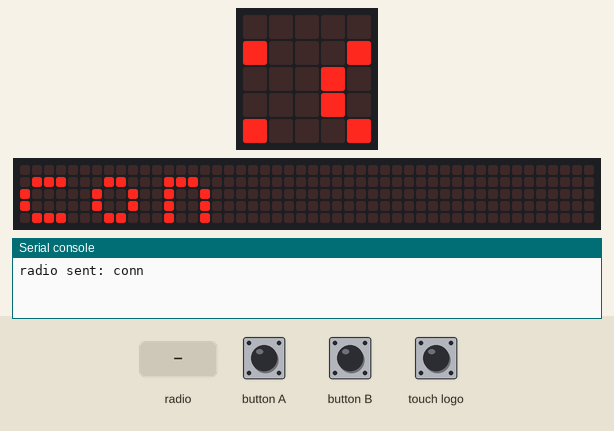
A program run on a simulated BBC micro:bit (MakeCode). Shown: the board's 5×5 LED display, a strip that is not on the board, showing the scrolling text unrolled, the last lines printed to the serial console. The inputs (shaded band) are chosen by the test bench. No radio messages arrive unless stated (any console line starting 'radio sent:' is added by the test bench); the 48×5 strip is a reading aid, not a part: it shows the text the display is scrolling, unrolled, one strip-width of it at a time.

Above: at 1.27 s.
1.3 s: touch logo pressed for 0.15 s
2.0 s: radio message "1" arrives
At 4.9 s:
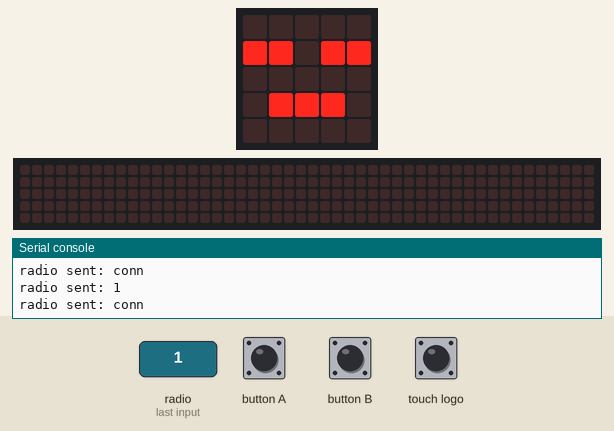
5.0 s: radio message "conn" arrives
At 7.52 s:
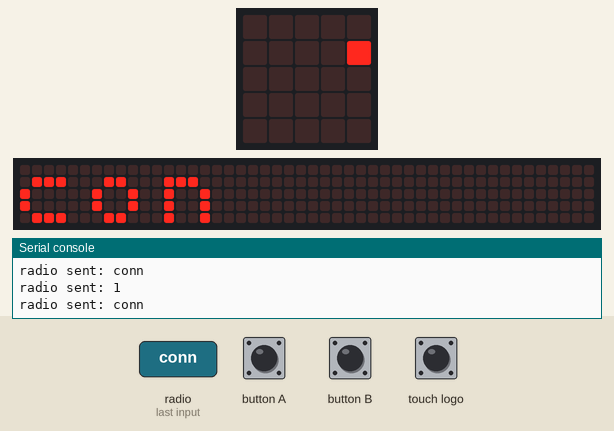
8.0 s: button A pressed for 0.15 s
8.7 s: button B pressed 2 times (0.12 s each, 0.3 s apart)
At 9.62 s:
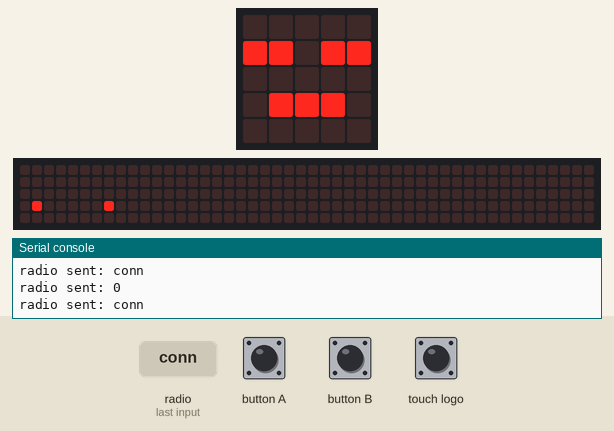
11.5 s: button B pressed for 0.15 s
At 12.85 s:
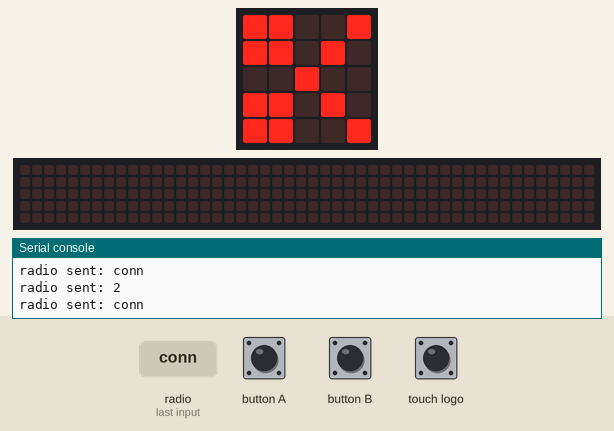

The program:

main.ts
```typescript
function checkWin () {
    winEnd = 1
    if (enemyNum == pressed) {
        winLos(2)
    } else if (enemyNum == 0) {
        if (pressed == 1) {
            winLos(0)
        } else {
            winLos(1)
        }
    } else if (enemyNum == 1) {
        if (pressed == 2) {
            winLos(0)
        } else {
            winLos(1)
        }
    } else if (enemyNum == 2) {
        if (pressed == 0) {
            winLos(0)
        } else {
            winLos(1)
        }
    }
}
radio.onReceivedNumber(function (receivedNumber) {
    if (send == 1) {
        recieved = 1
        enemyNum = receivedNumber
        checkWin()
    } else {
        if (recieved == 0) {
            recieved = 1
            enemyNum = receivedNumber
        }
    }
})
input.onButtonPressed(Button.A, function () {
    send2(0)
})
input.onLogoEvent(TouchButtonEvent.Pressed, function () {
    send2(1)
})
function winLos (num: number) {
    if (num == 0) {
        basic.showIcon(IconNames.Yes)
    } else if (num == 2) {
        basic.showIcon(IconNames.Asleep)
    } else {
        basic.showIcon(IconNames.No)
    }
    basic.pause(2000)
    reset()
}
function send2 (num: number) {
    if (send == 0) {
        send = 1
        pressed = num
        radio.sendNumber(num)
        if (num == 0) {
            basic.showLeds(`
                . . . . .
                . # # # .
                . # # # .
                . # # # .
                . . . . .
                `)
        } else if (num == 1) {
            basic.showLeds(`
                # # # # #
                # # # # #
                # # # # #
                # # # # #
                # # # # #
                `)
            basic.showString("P")
        } else if (num == 2) {
            basic.showLeds(`
                # # . . #
                # # . # .
                . . # . .
                # # . # .
                # # . . #
                `)
        }
        if (recieved == 1) {
            checkWin()
        }
    }
}
radio.onReceivedString(function (receivedString) {
    conectedTimer = 10
})
input.onButtonPressed(Button.B, function () {
    send2(2)
})
function reset () {
    basic.clearScreen()
    send = 0
    recieved = 0
    winEnd = 0
}
let conectedTimer = 0
let recieved = 0
let send = 0
let pressed = 0
let enemyNum = 0
let winEnd = 0
radio.setGroup(42)
basic.forever(function () {
    radio.sendString("conn")
    if (conectedTimer > 0) {
        conectedTimer = conectedTimer - 1
        if (winEnd != 1) {
            if (send == 1) {
                basic.showString("..")
            } else {
                basic.showString("?")
            }
        }
    } else {
        basic.showString("con")
    }
})
```

test.ts
```typescript
// tests gaan hier; deze zal niet worden gecompileerd wanneer dit pakket wordt gebruikt als extensie.
```

Measured:
- after the input at 2.0 s, the display: first differs from a run without the input after 2.8 s (image 1)
- after the input at 8.7 s, the display: first differs from a run without the input after 0.85 s (image 3)
- after the input at 11.5 s, the display: first differs from a run without the input after 1.2 s (image 4)
- what the display in image 4 shows lasts 0.4 s, from 12.7 s to 13.1 s
